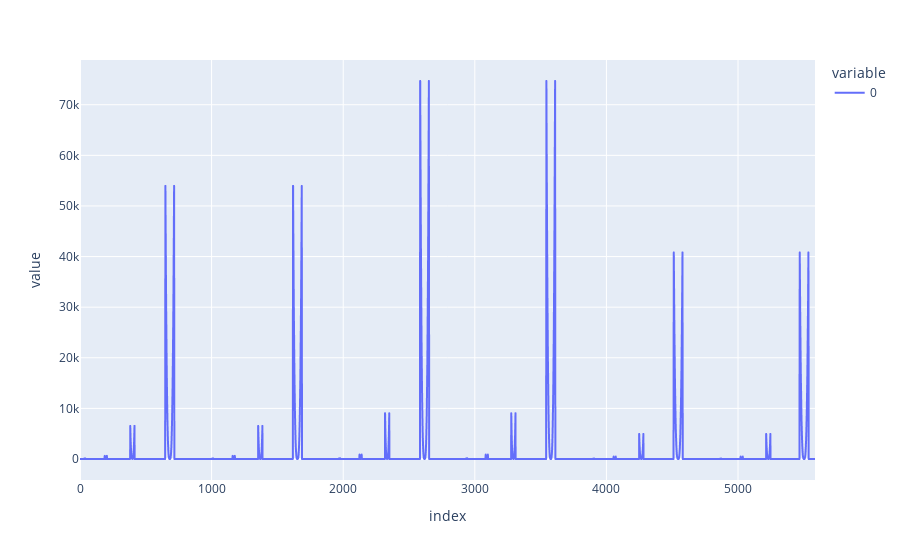

The code cell stored with this chart in its notebook:
### Code cell
a.plot()

### Figure 1 — Plotly figure (JSON) as saved in the notebook; plotly's stock layout.template omitted (floating-point values rounded to 4 significant figures; data arrays with more than 128 entries replaced by an {"elided": "..."} marker saying what was removed)
{"data": [{"hovertemplate": "variable=0<br>index=%{x}<br>value=%{y}<extra></extra>", "legendgroup": "0", "line": {"color": "#636efa", "dash": "solid"}, "mode": "lines", "name": "0", "showlegend": true, "type": "scattergl", "x": {"elided": "2880 int values"}, "xaxis": "x", "y": {"elided": "2880 float values"}, "yaxis": "y"}], "layout": {"legend": {"title": {"text": "variable"}, "tracegroupgap": 0}, "margin": {"t": 60}, "xaxis": {"anchor": "y", "domain": [0, 1], "title": {"text": "index"}}, "yaxis": {"anchor": "x", "domain": [0, 1], "title": {"text": "value"}}}}
